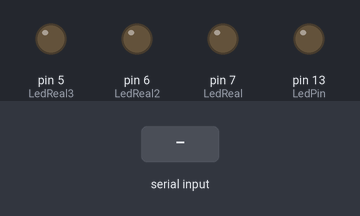
The sketch below on a simulated Arduino Uno, built with avr-gcc and run on an emulated ATmega328P. Parts: output pins drawn as LEDs (lit = HIGH). The inputs (shaded band) are chosen by the test bench.

Above: at 1.2 s.
1.3 s: "a" received over Serial
At 1.9 s:
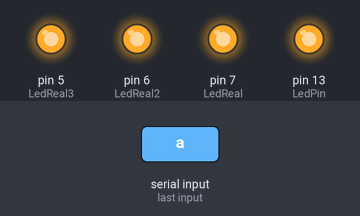
Timing chart, 0 to 4.3 s (numbered marks = the images above; inputs shaded):
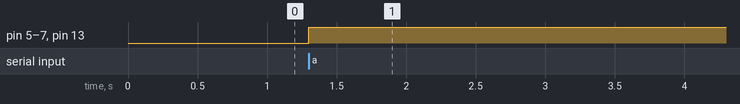

Measured:
- after the input at 1.3 s, pin 5 (LedReal3), pin 6 (LedReal2), pin 7 (LedReal), pin 13 (LedPin): LOW → HIGH at once

The sketch:

luces_arduino.ino
```cpp
int LedReal= 7;
int LedReal2= 6;
int LedReal3= 5;
int LedPin = 13;

boolean EstadoLed = false;

void setup() {
  Serial.begin(9600);
  pinMode(LedPin, OUTPUT);
  digitalWrite(LedPin, EstadoLed);
  pinMode(LedReal, OUTPUT);
  digitalWrite(LedReal,EstadoLed) ;
  pinMode(LedReal2, OUTPUT);
  digitalWrite(LedReal,EstadoLed) ;
  pinMode(LedReal3, OUTPUT);
  digitalWrite(LedReal,EstadoLed) ;
}

void loop() {

  if (Serial.available()) {
    char Letra = Serial.read();
    if (Letra == 'a') {
      EstadoLed = !EstadoLed;
    }
    digitalWrite(LedPin, EstadoLed);
    digitalWrite(LedReal, EstadoLed);
    digitalWrite(LedReal2, EstadoLed);
    digitalWrite(LedReal3, EstadoLed);
  }
}
```
